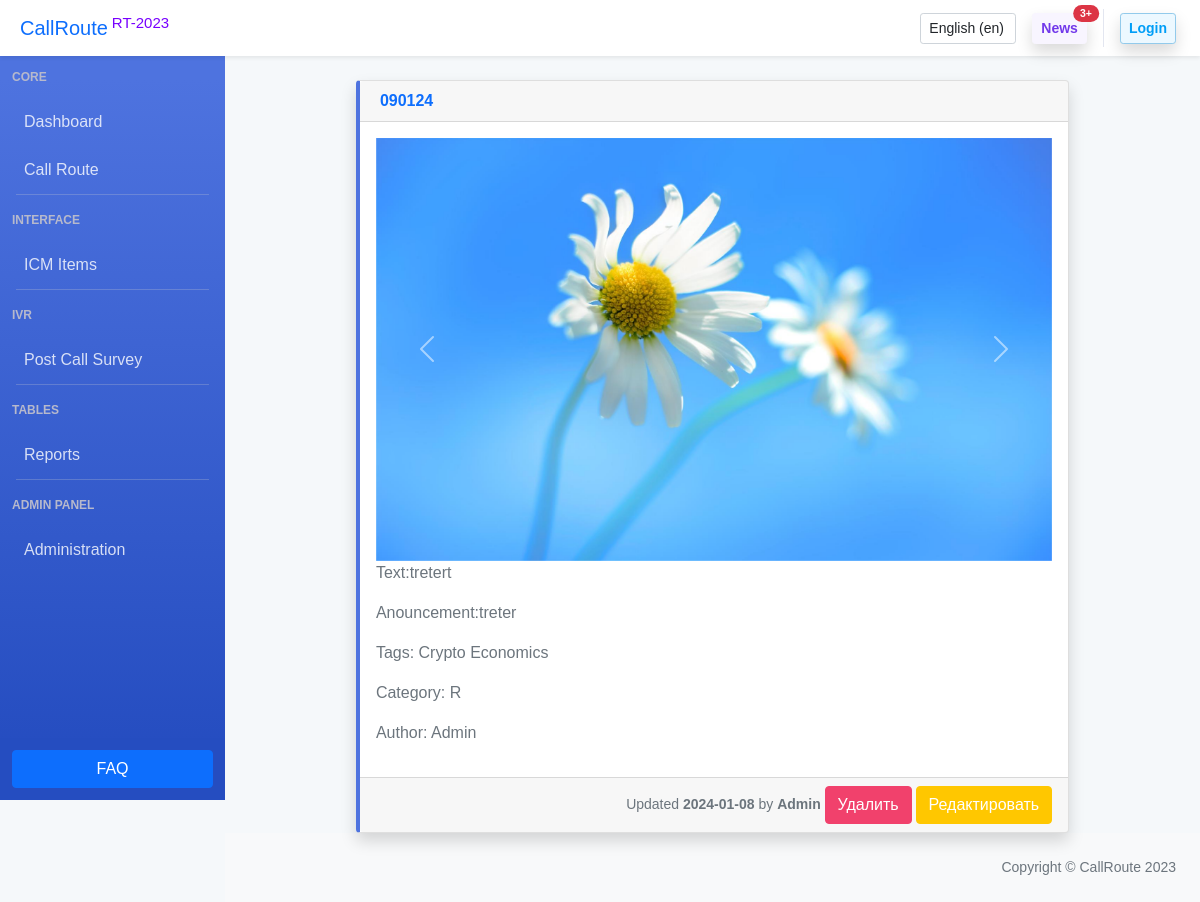
Page /en/news/show/35 on the earlier database version.
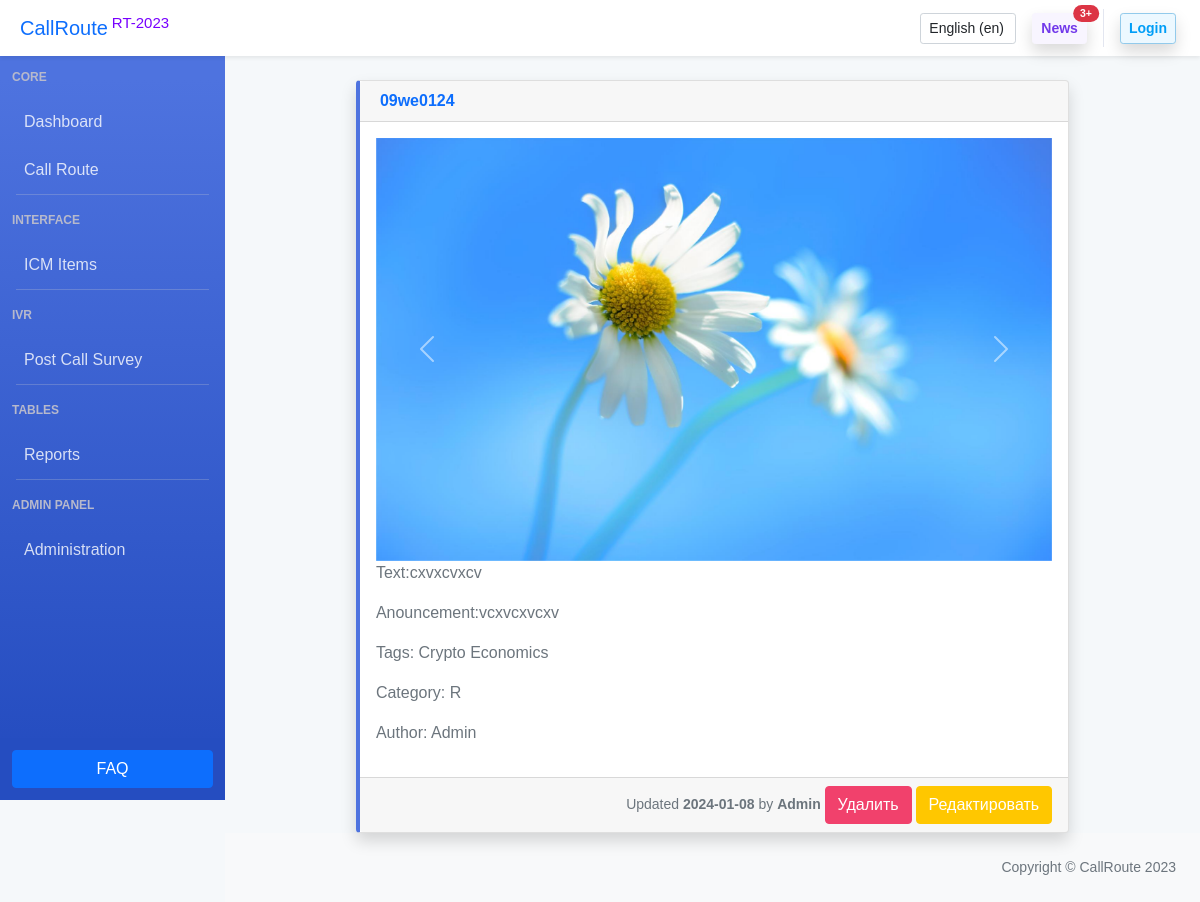
Same page on the later database version.
### news/models.py (models this page shows, shortened)
class Article(models.Model):
    categories = (('R', 'Report'),
                  ('DIVR', 'Dashboard/IVR'),
                  ('G', 'Global'),
                  ('C', 'CallRoute'),
                  )
    author = models.ForeignKey(User, on_delete=models.SET_NULL, null=True)
    title = models.CharField('Название', max_length=50, default='')
    anouncement = models.TextField('Аннотация', max_length=250)
    text = models.TextField('Текст новости')
    date = models.DateTimeField('Дата публикации', auto_now=True) #auto_created=True
    category = models.CharField(choices=categories, max_length=20, verbose_name='Категории')
    tags = models.ManyToManyField(to=Tag, blank=True)
    slug = models.SlugField()
    objects = models.Manager()
    published = PublishedToday()
    def shortdatestr(self):
        return f'{str(self.date)[:10]}'
    class Meta:
        ordering = ['title', 'date']  #сортировка
        verbose_name = 'Новость'
        verbose_name_plural = 'Новости'

class Image(models.Model):
    article = models.ForeignKey(Article, on_delete=models.CASCADE)
    title = models.CharField(max_length=50, blank=True)
    image = models.ImageField(upload_to='article_images/') #лучше добавить поле default

class Tag(models.Model):
    title = models.CharField(max_length=80)
    status = models.BooleanField(default=True)
    class Meta:
        ordering = ['title', 'status']  #сортировка
        verbose_name = 'Тэг'
        verbose_name_plural = 'Тэги'

### news/views.py (the view)
# urls.py: path('show/<int:pk>', views.ArticleDetailView.as_view(), name='news_detail_generic'),  #обязательно использоваь метод as_view()
class ArticleDetailView(DetailView): #ViewCountMixin - миксин счетчика просмотра новостей
    model = Article
    template_name = 'news/generic_detail.html'
    context_object_name = 'article'
    def get_context_data(self, **kwargs):
        context = super().get_context_data(**kwargs)
        current_object = self.object
        images = Image.objects.filter(article=current_object)
        context['images'] = images
        return context

### news/templates/news/generic_detail.html (shortened to what this page needs)
{% load static %}
{% include 'main/header.html' %}
<body class="sb-nav-fixed">
    {% include 'main/navbar-top.html' %}
        <div id="layoutSidenav">
            {% include 'main/sidebar.html' %}
            <div id="layoutSidenav_content">
                <main>
                    <div class="container">
                        <div class="d-flex flex-column align-items-center pt-4">
                            <div class="card shadow index-card-custom rounded border-1 border-left-primary w-75">
                                <div class="card-header">
                                    <span class="text-primary fw-bold">{{ article.title }}</span>
                                </div>
                                <div class="card-body text-muted">
                                    <div id="carouselExampleControls" class="carousel slide" data-bs-ride="carousel">
                                        <div class="carousel-inner">
                                            {% for image in images %}
                                            <div class="carousel-item {% if forloop.counter == 1 %} active {% endif %}">
                                                <img src="{{ image.image.url }}" class="d-block w-100">
                                            </div>
                                            {% endfor %}
                                        </div>
                                        <button class="carousel-control-prev" type="button" data-bs-target="#carouselExampleControls" data-bs-slide="prev">
                                            <span class="carousel-control-prev-icon" aria-hidden="true"></span>
                                        </button>
                                        <button class="carousel-control-next" type="button" data-bs-target="#carouselExampleControls" data-bs-slide="next">
                                            <span class="carousel-control-next-icon" aria-hidden="true"></span>
                                        </button>
                                    </div>
                                    <div class="d-flex flex-column">
                                        <p>Text:{{ article.text }}</p>
                                        <p>Anouncement:{{ article.anouncement }}</p>
                                        <p>Tags: {% for t in article.tags.all %} {{ t.title }} {% endfor %}</p>
                                        <p>Category: {{ article.category }}</p>
                                        <p>Author: {{ article.author }}</p>
                                    </div>
                                </div>
                                <div class="card-footer small text-muted text-end">
                                    <span>Updated <strong>{{ article.shortdatestr}}</strong> by <strong> {{ article.author }} </strong></span>
                                    <a class="btn btn-danger" href="{% url 'news_delete' article.id %}">Удалить</a>
                                    <a class="btn btn-warning" href="{% url 'news_update' article.pk %}">Редактировать</a>
                                </div>
                            </div>
                        </div>
                    </div>
                </main>
{% include 'main/footer.html' %}
{% include 'main/scripts.html' %}
</body>
</html>

### main/templates/main/header.html (shortened to what this page needs)
<!DOCTYPE html>
{% load static %}
{% load users_extras %}
{% load i18n %}
<html>
    <head>
        <link type="text/css" href="{% static 'main/' %}fonts/poppins.css" rel="stylesheet"/>
        <link rel="stylesheet" href="https://cdn.jsdelivr.net/npm/bootstrap-icons@1.11.2/font/bootstrap-icons.min.css">
        <link type="text/css" href="{% static 'main/' %}css/styles.css" rel="stylesheet"/>
        <link type="text/css" href="{% static 'main/' %}css/buttons.css" rel="stylesheet"/>
        <link rel="stylesheet" href="{% static 'main/' %}css/assets/datatables.min.css">
        <link rel="stylesheet" href="{% static 'main/' %}css/assets/datatables.custom.css">
        <link rel="stylesheet" href="https://cdn.jsdelivr.net/npm/bootstrap-select@1.13.14/dist/css/bootstrap-select.min.css">
    </head>

### main/templates/main/navbar-top.html (shortened to what this page needs)
    <nav class="sb-topnav navbar navbar-expand navbar-dark bg-white shadow-sm">
        <a class="navbar-brand ps-3 text-primary h2" href="{% url 'home' %}">CallRoute<sup class="ms-1" style="color: #7800FF">RT-2023</sup></a>
        <button class="btn btn-link btn-sm order-1 order-lg-0 me-4 me-lg-0" id="sidebarToggle" href="#!"></button>
        {% load i18n %}
        {% load static %}
        <div class="dropdown me-3">
            <form method="POST" action="{% url 'selectlanguage' %}">
                <select class="form-control form-control-sm" name="language" onchange="submit()">
                    {% get_current_language as LANGUAGE_CODE %}
                    {% get_available_languages as LANGUAGES %}
                    {% get_language_info_list for LANGUAGES as languages %}
                    {% for language in languages %}
                    <option value="{{ language.code }}" {% if language.code == LANGUAGE_CODE %} selected {% endif %}>
                        <span> <img class="transicon rounded" src="{% static 'main/' %}/svg/russia.svg"> {{ language.name_local }} ({{language.code }})</span>
                    </option>
                    {% endfor %}
                </select>
            </form>
        </div>
        {% load users_extras %}
        <a class="btn btn-light-info btn-sm position-relative fw-bolder shadow" href="{% url 'srch_auto' %}">
            News
            <span class="position-absolute top-0 start-100 translate-middle badge rounded-pill bg-danger">
                3+
            </span>
        </a>
            {% if request.user.is_authenticated %}
            <ul class="navbar-nav ms-auto ms-md-0 me-3 me-lg-4">
                <div class="topbar-divider d-none d-sm-block"></div>
                <li class="nav-item dropdown">
                    <a class="nav-link dropdown-toggle" id="navbarDropdown" href="#" role="button" data-bs-toggle="dropdown" aria-expanded="false"><span class="d-none d-lg-inline text-muted small me-1">{% if request.user.id %} {{ request.user.username }} {% endif %}</span><i class="fas fa-user fa-fw"></i></a>
                    <ul class="dropdown-menu dropdown-menu-end shadow" aria-labelledby="navbarDropdown">
                        <li><a class="dropdown-item" href="{% url 'profile' %}"><i class="fas fa-user fa-sm fa-fw me-2 profile-icon"></i><span class="text-muted">Profile</span></a></li>
                        <li><a class="dropdown-item" href="{% url 'favorite_news' %}"><i class="fa-solid fa-bookmark fa-sm fa-fw me-2 profile-icon"></i><span class="text-muted">My news</span></a></li>
                        <li><hr class="dropdown-divider" /></li>
                        <li>
                            <a href="{% url 'logout' %}" class="dropdown-item"><i class="fas fa-sign-out-alt fa-sm fa-fw me-2 profile-icon"></i><span class="text-muted">Logout</span></a>
                            <!-- <form action="" method="POST">
                                <button type="submit" name="logout_btn" class="dropdown-item"><i class="fas fa-sign-out-alt fa-sm fa-fw me-2 profile-icon"></i><span class="text-muted">Logout</span></button>
                            </form> -->
                        </li>
                    </ul>
                </li>
            </ul>
            {% else %}
            <a class="btn btn-light-primary btn-sm position-relative fw-bolder shadow text-center me-3 me-lg-4" href="{% url 'login' %}">Login</a>
            {% endif %}
    </nav>

### main/templates/main/sidebar.html (shortened to what this page needs)
{% load i18n %}
<div id="layoutSidenav_nav">
    <nav class="sb-sidenav accordion sb-sidenav-dark" id="sidenavAccordion">
        <div class="sb-sidenav-menu">
            <div class="nav">
                <div class="sb-sidenav-menu-heading">{% trans 'Core' %}</div>
                <a class="nav-link" href="{% url 'dashboard_index' %}" {% if request.path == '/dashboard/' %} class="link-custom-active" aria-current="page" {% endif %}>
                    Dashboard
                </a>
                <a class="nav-link link-active" href="{% url 'calldetail_index' %}" {% if request.resolver_match.view_name == 'calldetail_index' %} class="link-custom-active" aria-current="page" {% endif %}>
                    {% trans 'Call Route' %}
                </a>
                <hr class="sidebar-divider mb-1">
                <div class="sb-sidenav-menu-heading">Interface</div>
                <a class="nav-link collapsed" href="{% url 'icmitems_index' %}" data-bs-toggle="collapse" data-bs-target="#collapseItems" aria-expanded="false" aria-controls="collapseItems">
                    ICM Items
                </a>
                <hr class="sidebar-divider mb-1">
                <div class="sb-sidenav-menu-heading">IVR</div>
                <a class="nav-link" href="#">
                    Post Call Survey
                </a>
                <hr class="sidebar-divider mb-1">
                <div class="sb-sidenav-menu-heading">Tables</div>
                <a class="nav-link {% if request.path == '/reports/' %} link-active {% endif %}"  href="#" >
                    Reports
                </a>
                <hr class="sidebar-divider mb-1">
                <div class="sb-sidenav-menu-heading">Admin panel</div>
                <a class="nav-link collapsed" href="#" data-bs-toggle="collapse" data-bs-target="#collapseAdminPanel" aria-expanded="false" aria-controls="collapseAdminPanel">
                    Administration
                </a>
            </div>
        </div>
        <div class="sb-sidenav-footer">
            <a href="/faq/" class="btn btn-primary w-100 " data-bs-toggle="tooltip" data-bs-trigger="hover" data-bs-delay-show="8000" title="Check out FAQ">
                <span class="btn-label">FAQ</span>
            </a>
        </div>
    </nav>
</div>

### main/templates/main/footer.html (shortened to what this page needs)
        {% load i18n %}
        <footer class="py-4 bg-light mt-auto">
            <div class="container-fluid px-4">
                <div class="d-flex align-items-center justify-content-between small">
                    <div class="text-muted">
                       {% trans 'Copyright' %} &copy; CallRoute 2023
                    </div>
                </div>
            </div>
        </footer>
    </div>
</div>

### main/templates/main/scripts.html (shortened to what this page needs)
        {% load static %}
        <link rel="stylesheet" href="https://ajax.googleapis.com/ajax/libs/jqueryui/1.11.4/themes/smoothness/jquery-ui.css">

### main/static/main/css/buttons.css (style rules this page uses)
.btn.btn-light-primary { color: #009ef7; border-color: #92caeb; background-color: #ecf8ff; }
.btn.btn-light-info { color:#7239ea; border-color:#f8f5ff; background-color:#f8f5ff }
.btn.btn-warning { color:#fff; border-color:#ffc700; background-color:#ffc700 }
.btn.btn-danger { color:#fff; border-color:#f1416c; background-color:#f1416c }

Differences in the rows shown:
changed Article "Admin": title "090124" → "09we0124"; text "tretert" → "cxvxcvxcv"; anouncement "treter" → "vcxvcxvcxv"
